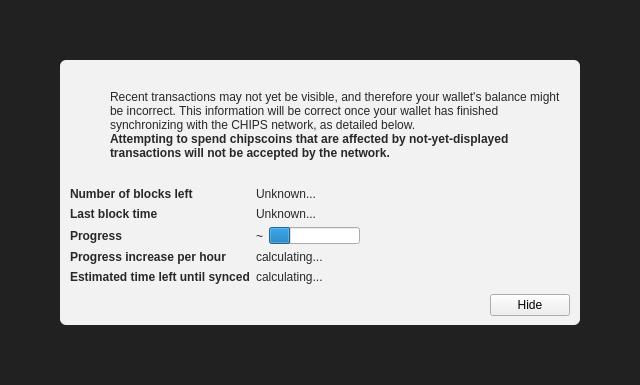
<?xml version="1.0" encoding="UTF-8"?>
<ui version="4.0">
 <class>ModalOverlay</class>
 <widget class="ModalOverlay" name="ModalOverlay">
  <property name="geometry">
   <rect>
    <x>0</x>
    <y>0</y>
    <width>640</width>
    <height>385</height>
   </rect>
  </property>
  <property name="windowTitle">
   <string>Form</string>
  </property>
  <layout class="QVBoxLayout" name="verticalLayout" stretch="0">
   <property name="sizeConstraint">
    <enum>QLayout::SetDefaultConstraint</enum>
   </property>
   <property name="leftMargin">
    <number>0</number>
   </property>
   <property name="topMargin">
    <number>0</number>
   </property>
   <property name="rightMargin">
    <number>0</number>
   </property>
   <property name="bottomMargin">
    <number>0</number>
   </property>
   <item>
    <widget class="QWidget" name="bgWidget" native="true">
     <property name="styleSheet">
      <string notr="true">#bgWidget { background: rgba(0,0,0,220); }</string>
     </property>
     <layout class="QVBoxLayout" name="verticalLayoutMain" stretch="1">
      <property name="leftMargin">
       <number>60</number>
      </property>
      <property name="topMargin">
       <number>60</number>
      </property>
      <property name="rightMargin">
       <number>60</number>
      </property>
      <property name="bottomMargin">
       <number>60</number>
      </property>
      <item>
       <widget class="QWidget" name="contentWidget" native="true">
        <property name="styleSheet">
         <string notr="true">#contentWidget { background: rgba(255,255,255,240); border-radius: 6px; }

QLabel { color: rgb(40,40,40);  }</string>
        </property>
        <layout class="QVBoxLayout" name="verticalLayoutSub" stretch="1,0,0,0">
         <property name="spacing">
          <number>0</number>
         </property>
         <property name="leftMargin">
          <number>10</number>
         </property>
         <property name="topMargin">
          <number>10</number>
         </property>
         <property name="rightMargin">
          <number>10</number>
         </property>
         <property name="bottomMargin">
          <number>10</number>
         </property>
         <item>
          <layout class="QHBoxLayout" name="horizontalLayoutIconText" stretch="0,1">
           <property name="topMargin">
            <number>20</number>
           </property>
           <item>
            <layout class="QVBoxLayout" name="verticalLayoutIcon">
             <property name="leftMargin">
              <number>0</number>
             </property>
             <item>
              <widget class="QPushButton" name="warningIcon">
               <property name="enabled">
                <bool>false</bool>
               </property>
               <property name="text">
                <string/>
               </property>
               <property name="icon">
                <iconset>
                 <normaloff>:/icons/warning</normaloff>
                 <disabledoff>:/icons/warning</disabledoff>:/icons/warning</iconset>
               </property>
               <property name="iconSize">
                <size>
                 <width>48</width>
                 <height>48</height>
                </size>
               </property>
               <property name="flat">
                <bool>true</bool>
               </property>
              </widget>
             </item>
             <item>
              <spacer name="verticalSpacerWarningIcon">
               <property name="orientation">
                <enum>Qt::Vertical</enum>
               </property>
               <property name="sizeHint" stdset="0">
                <size>
                 <width>20</width>
                 <height>40</height>
                </size>
               </property>
              </spacer>
             </item>
            </layout>
           </item>
           <item>
            <layout class="QVBoxLayout" name="verticalLayoutInfoText">
             <property name="leftMargin">
              <number>0</number>
             </property>
             <property name="topMargin">
              <number>0</number>
             </property>
             <item>
              <widget class="QLabel" name="infoText">
               <property name="text">
                <string>Recent transactions may not yet be visible, and therefore your wallet's balance might be incorrect. This information will be correct once your wallet has finished synchronizing with the CHIPS network, as detailed below.</string>
               </property>
               <property name="textFormat">
                <enum>Qt::RichText</enum>
               </property>
               <property name="wordWrap">
                <bool>true</bool>
               </property>
              </widget>
             </item>
             <item>
              <widget class="QLabel" name="infoTextStrong">
               <property name="font">
                <font>
                 <weight>75</weight>
                 <bold>true</bold>
                </font>
               </property>
               <property name="text">
                <string>Attempting to spend chipscoins that are affected by not-yet-displayed transactions will not be accepted by the network.</string>
               </property>
               <property name="textFormat">
                <enum>Qt::RichText</enum>
               </property>
               <property name="wordWrap">
                <bool>true</bool>
               </property>
              </widget>
             </item>
             <item>
              <spacer name="verticalSpacerInTextSpace">
               <property name="orientation">
                <enum>Qt::Vertical</enum>
               </property>
               <property name="sizeHint" stdset="0">
                <size>
                 <width>20</width>
                 <height>40</height>
                </size>
               </property>
              </spacer>
             </item>
            </layout>
           </item>
          </layout>
         </item>
         <item>
          <spacer name="verticalSpacerAfterText">
           <property name="orientation">
            <enum>Qt::Vertical</enum>
           </property>
           <property name="sizeHint" stdset="0">
            <size>
             <width>20</width>
             <height>40</height>
            </size>
           </property>
          </spacer>
         </item>
         <item>
          <layout class="QFormLayout" name="formLayout">
           <property name="fieldGrowthPolicy">
            <enum>QFormLayout::FieldsStayAtSizeHint</enum>
           </property>
           <property name="horizontalSpacing">
            <number>6</number>
           </property>
           <property name="verticalSpacing">
            <number>6</number>
           </property>
           <property name="topMargin">
            <number>10</number>
           </property>
           <item row="0" column="0">
            <widget class="QLabel" name="labelNumberOfBlocksLeft">
             <property name="font">
              <font>
               <weight>75</weight>
               <bold>true</bold>
              </font>
             </property>
             <property name="text">
              <string>Number of blocks left</string>
             </property>
            </widget>
           </item>
           <item row="0" column="1">
            <widget class="QLabel" name="numberOfBlocksLeft">
             <property name="text">
              <string>Unknown...</string>
             </property>
            </widget>
           </item>
           <item row="1" column="0">
            <widget class="QLabel" name="labelLastBlockTime">
             <property name="font">
              <font>
               <weight>75</weight>
               <bold>true</bold>
              </font>
             </property>
             <property name="text">
              <string>Last block time</string>
             </property>
            </widget>
           </item>
           <item row="1" column="1">
            <widget class="QLabel" name="newestBlockDate">
             <property name="sizePolicy">
              <sizepolicy hsizetype="Maximum" vsizetype="Preferred">
               <horstretch>0</horstretch>
               <verstretch>0</verstretch>
              </sizepolicy>
             </property>
             <property name="text">
              <string>Unknown...</string>
             </property>
            </widget>
           </item>
           <item row="2" column="0">
            <widget class="QLabel" name="labelSyncDone">
             <property name="font">
              <font>
               <weight>75</weight>
               <bold>true</bold>
              </font>
             </property>
             <property name="text">
              <string>Progress</string>
             </property>
            </widget>
           </item>
           <item row="2" column="1">
            <layout class="QHBoxLayout" name="horizontalLayoutSync" stretch="0,1">
             <item>
              <widget class="QLabel" name="percentageProgress">
               <property name="text">
                <string notr="true">~</string>
               </property>
              </widget>
             </item>
             <item>
              <widget class="QProgressBar" name="progressBar">
               <property name="value">
                <number>24</number>
               </property>
               <property name="format">
                <string/>
               </property>
              </widget>
             </item>
            </layout>
           </item>
           <item row="4" column="0">
            <widget class="QLabel" name="labelProgressIncrease">
             <property name="font">
              <font>
               <weight>75</weight>
               <bold>true</bold>
              </font>
             </property>
             <property name="text">
              <string>Progress increase per hour</string>
             </property>
            </widget>
           </item>
           <item row="4" column="1">
            <widget class="QLabel" name="progressIncreasePerH">
             <property name="text">
              <string>calculating...</string>
             </property>
            </widget>
           </item>
           <item row="5" column="0">
            <widget class="QLabel" name="labelEstimatedTimeLeft">
             <property name="font">
              <font>
               <weight>75</weight>
               <bold>true</bold>
              </font>
             </property>
             <property name="text">
              <string>Estimated time left until synced</string>
             </property>
            </widget>
           </item>
           <item row="5" column="1">
            <widget class="QLabel" name="expectedTimeLeft">
             <property name="text">
              <string>calculating...</string>
             </property>
            </widget>
           </item>
          </layout>
         </item>
         <item>
          <layout class="QHBoxLayout" name="horizontalLayoutButtons">
           <property name="leftMargin">
            <number>10</number>
           </property>
           <property name="topMargin">
            <number>10</number>
           </property>
           <item>
            <spacer name="horizontalSpacer">
             <property name="orientation">
              <enum>Qt::Horizontal</enum>
             </property>
             <property name="sizeHint" stdset="0">
              <size>
               <width>40</width>
               <height>20</height>
              </size>
             </property>
            </spacer>
           </item>
           <item>
            <widget class="QPushButton" name="closeButton">
             <property name="text">
              <string>Hide</string>
             </property>
            </widget>
           </item>
          </layout>
         </item>
        </layout>
       </widget>
      </item>
     </layout>
    </widget>
   </item>
  </layout>
 </widget>
 <customwidgets>
  <customwidget>
   <class>ModalOverlay</class>
   <extends>QWidget</extends>
   <header>modaloverlay.h</header>
   <container>1</container>
  </customwidget>
 </customwidgets>
 <resources/>
 <connections/>
</ui>
